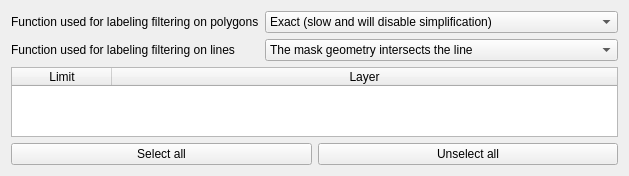
<?xml version="1.0" encoding="UTF-8"?>
<ui version="4.0">
 <class>LayerListWidget</class>
 <widget class="QWidget" name="LayerListWidget">
  <property name="geometry">
   <rect>
    <x>0</x>
    <y>0</y>
    <width>562</width>
    <height>174</height>
   </rect>
  </property>
  <property name="windowTitle">
   <string>Form</string>
  </property>
  <layout class="QVBoxLayout" name="verticalLayout">
   <item>
    <layout class="QFormLayout" name="formLayout">
     <property name="fieldGrowthPolicy">
      <enum>QFormLayout::AllNonFixedFieldsGrow</enum>
     </property>
     <item row="0" column="0">
      <widget class="QLabel" name="label">
       <property name="text">
        <string>Function used for labeling filtering on polygons</string>
       </property>
      </widget>
     </item>
     <item row="0" column="1">
      <widget class="QComboBox" name="polygonOperatorCombo">
       <property name="currentIndex">
        <number>0</number>
       </property>
       <item>
        <property name="text">
         <string>Exact (slow and will disable simplification)</string>
        </property>
       </item>
       <item>
        <property name="text">
         <string>The mask geometry contains the centroid</string>
        </property>
       </item>
       <item>
        <property name="text">
         <string>The mask geometry contains a point on the polygon surface</string>
        </property>
       </item>
      </widget>
     </item>
     <item row="1" column="0">
      <widget class="QLabel" name="label_2">
       <property name="text">
        <string>Function used for labeling filtering on lines</string>
       </property>
      </widget>
     </item>
     <item row="1" column="1">
      <widget class="QComboBox" name="lineOperatorCombo">
       <property name="currentIndex">
        <number>0</number>
       </property>
       <item>
        <property name="text">
         <string>The mask geometry intersects the line</string>
        </property>
       </item>
       <item>
        <property name="text">
         <string>The mask geometry contains the line</string>
        </property>
       </item>
      </widget>
     </item>
    </layout>
   </item>
   <item>
    <widget class="QTableWidget" name="layerTable">
     <attribute name="horizontalHeaderStretchLastSection">
      <bool>true</bool>
     </attribute>
     <column>
      <property name="text">
       <string>Limit</string>
      </property>
     </column>
     <column>
      <property name="text">
       <string>Layer</string>
      </property>
     </column>
    </widget>
   </item>
   <item>
    <layout class="QHBoxLayout" name="horizontalLayout">
     <item>
      <widget class="QPushButton" name="selectAllBtn">
       <property name="text">
        <string>Select all</string>
       </property>
      </widget>
     </item>
     <item>
      <widget class="QPushButton" name="unselectAllBtn">
       <property name="text">
        <string>Unselect all</string>
       </property>
      </widget>
     </item>
    </layout>
   </item>
  </layout>
 </widget>
 <tabstops>
  <tabstop>polygonOperatorCombo</tabstop>
  <tabstop>lineOperatorCombo</tabstop>
  <tabstop>layerTable</tabstop>
  <tabstop>selectAllBtn</tabstop>
  <tabstop>unselectAllBtn</tabstop>
 </tabstops>
 <resources/>
 <connections/>
</ui>
